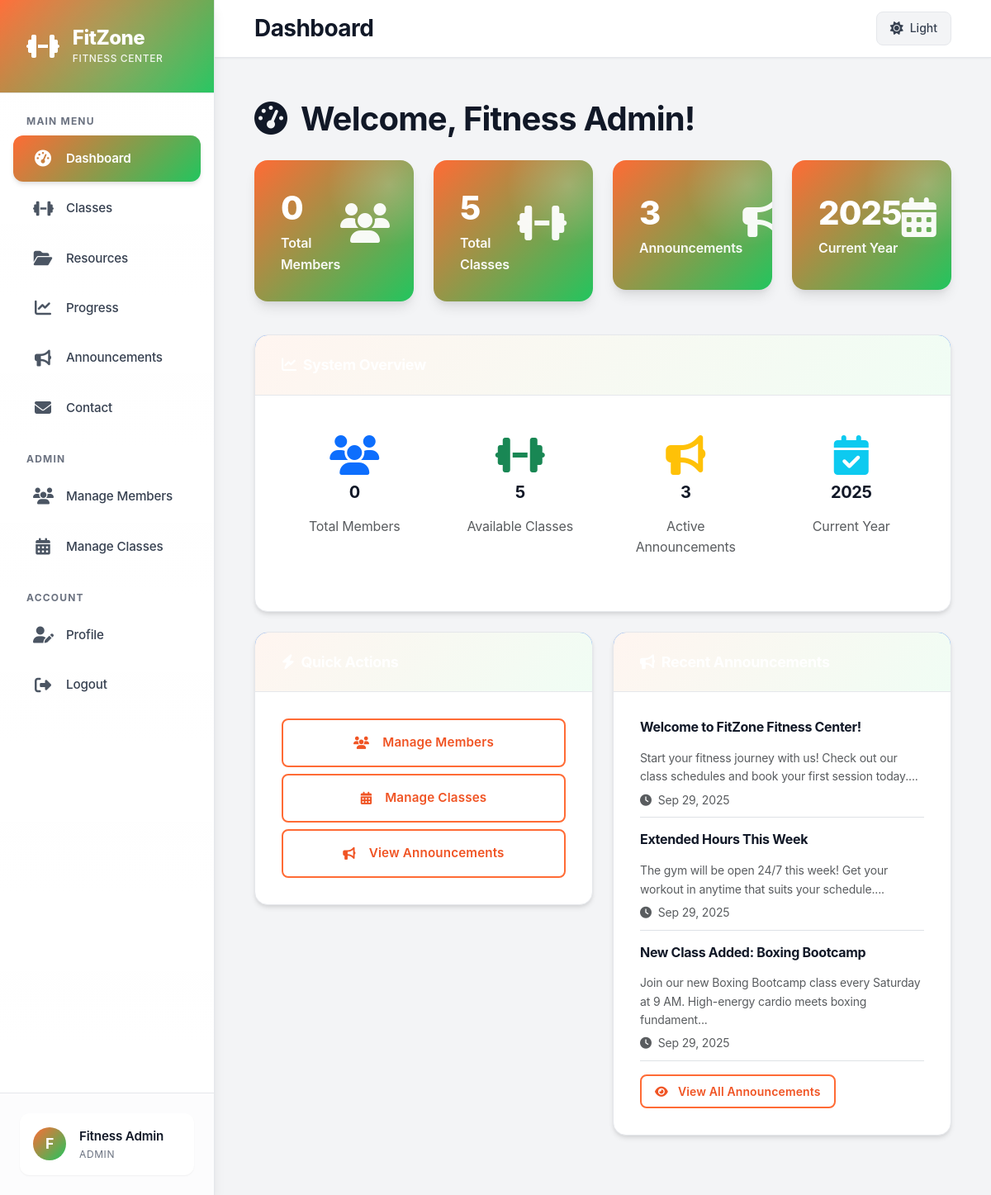
/dashboard.php (signed in), run on the app's committed database.
### tables this page shows
CREATE TABLE IF NOT EXISTS announcements (
    id INT AUTO_INCREMENT PRIMARY KEY,
    title VARCHAR(255) NOT NULL,
    content TEXT NOT NULL,
    created_at DATETIME DEFAULT CURRENT_TIMESTAMP
);

### db.php (called while the page is built, shortened)
<?php
function isAdmin() {
    return isset($_SESSION['role']) && $_SESSION['role'] === 'admin';
}
function sanitizeInput($input) {
    return htmlspecialchars(trim($input), ENT_QUOTES, 'UTF-8');
}
?>

### dashboard.php (the view, shortened to what this page needs)
<?php
require_once 'db.php';
require_once 'header.php';
try {
    $stmt = $pdo->prepare("SELECT COUNT(*) FROM users WHERE role = 'member'");
    $stmt->execute();
    $total_members = $stmt->fetchColumn();
    $stmt = $pdo->prepare("SELECT COUNT(*) FROM classes");
    $stmt->execute();
    $total_classes = $stmt->fetchColumn();
    $stmt = $pdo->prepare("SELECT COUNT(*) FROM announcements");
    $stmt->execute();
    $total_announcements = $stmt->fetchColumn();
    $stmt = $pdo->prepare("SELECT title, content, created_at FROM announcements ORDER BY created_at DESC LIMIT 5");
    $stmt->execute();
    $recent_announcements = $stmt->fetchAll();
} catch (PDOException $e) {
    $error_message = 'Database error occurred while loading dashboard.';
}
?>
<div class="row">
    <div class="col-12">
        <h1 class="mb-4">
            <i class="fas fa-tachometer-alt me-2"></i>
            Welcome, <?= sanitizeInput($_SESSION['name']) ?>!
        </h1>
    </div>
</div>
<div class="row mb-4 stagger-animation">
    <?php if (isAdmin()): ?>
        <div class="col-md-3 mb-3">
            <div class="stats-card">
                <div class="d-flex justify-content-between align-items-center">
                    <div>
                        <h3><?= $total_members ?></h3>
                        <p>Total Members</p>
                    </div>
                    <div class="card-icon">
                        <i class="fas fa-users"></i>
                    </div>
                </div>
            </div>
        </div>
        <div class="col-md-3 mb-3">
            <div class="stats-card">
                <div class="d-flex justify-content-between align-items-center">
                    <div>
                        <h3><?= $total_classes ?></h3>
                        <p>Total Classes</p>
                    </div>
                    <div class="card-icon">
                        <i class="fas fa-dumbbell"></i>
                    </div>
                </div>
            </div>
        </div>
        <div class="col-md-3 mb-3">
            <div class="stats-card">
                <div class="d-flex justify-content-between align-items-center">
                    <div>
                        <h3><?= $total_announcements ?></h3>
                        <p>Announcements</p>
                    </div>
                    <div class="card-icon">
                        <i class="fas fa-bullhorn"></i>
                    </div>
                </div>
            </div>
        </div>
        <div class="col-md-3 mb-3">
            <div class="stats-card">
                <div class="d-flex justify-content-between align-items-center">
                    <div>
                        <h3><?= date('Y') ?></h3>
                        <p>Current Year</p>
                    </div>
                    <div class="card-icon">
                        <i class="fas fa-calendar-alt"></i>
                    </div>
                </div>
            </div>
        </div>
    <?php endif; ?>
</div>
<?php if (isAdmin()): ?>
<div class="row mb-4">
    <div class="col-md-12">
        <div class="card">
            <div class="card-header bg-primary text-white">
                <h5 class="card-title mb-0">
                    <i class="fas fa-chart-line me-2"></i>System Overview
                </h5>
            </div>
            <div class="card-body">
                <div class="row text-center">
                    <div class="col-md-3">
                        <div class="p-3">
                            <i class="fas fa-users fa-3x text-primary mb-2"></i>
                            <h4><?= $total_members ?></h4>
                            <p class="text-muted">Total Members</p>
                        </div>
                    </div>
                    <div class="col-md-3">
                        <div class="p-3">
                            <i class="fas fa-dumbbell fa-3x text-success mb-2"></i>
                            <h4><?= $total_classes ?></h4>
                            <p class="text-muted">Available Classes</p>
                        </div>
                    </div>
                    <div class="col-md-3">
                        <div class="p-3">
                            <i class="fas fa-bullhorn fa-3x text-warning mb-2"></i>
                            <h4><?= $total_announcements ?></h4>
                            <p class="text-muted">Active Announcements</p>
                        </div>
                    </div>
                    <div class="col-md-3">
                        <div class="p-3">
                            <i class="fas fa-calendar-check fa-3x text-info mb-2"></i>
                            <h4><?= date('Y') ?></h4>
                            <p class="text-muted">Current Year</p>
                        </div>
                    </div>
                </div>
            </div>
        </div>
    </div>
</div>
<?php endif; ?>
<div class="row">
    <div class="col-md-6 mb-4">
        <div class="card">
            <div class="card-header bg-primary text-white">
                <h5 class="card-title mb-0">
                    <i class="fas fa-bolt me-2"></i>Quick Actions
                </h5>
            </div>
            <div class="card-body">
                <?php if (isAdmin()): ?>
                    <div class="d-grid gap-2">
                        <a href="admin_students.php" class="btn btn-outline-primary">
                            <i class="fas fa-users me-2"></i>Manage Members
                        </a>
                        <a href="admin_courses.php" class="btn btn-outline-primary">
                            <i class="fas fa-calendar-alt me-2"></i>Manage Classes
                        </a>
                        <a href="news.php" class="btn btn-outline-primary">
                            <i class="fas fa-bullhorn me-2"></i>View Announcements
                        </a>
                    </div>
                <?php endif; ?>
            </div>
        </div>
    </div>
    <div class="col-md-6 mb-4">
        <div class="card">
            <div class="card-header bg-primary text-white">
                <h5 class="card-title mb-0">
                    <i class="fas fa-bullhorn me-2"></i>Recent Announcements
                </h5>
            </div>
            <div class="card-body">
                <?php if (!empty($recent_announcements)): ?>
                    <?php foreach (array_slice($recent_announcements, 0, 3) as $announcement): ?>
                        <div class="mb-3 pb-2 border-bottom">
                            <h6 class="fw-bold"><?= sanitizeInput($announcement['title']) ?></h6>
                            <p class="text-muted small mb-1">
                                <?= substr(sanitizeInput($announcement['content']), 0, 100) ?>...
                            </p>
                            <small class="text-muted">
                                <i class="fas fa-clock me-1"></i>
                                <?= date('M j, Y', strtotime($announcement['created_at'])) ?>
                            </small>
                        </div>
                    <?php endforeach; ?>
                    <a href="news.php" class="btn btn-sm btn-outline-primary">
                        <i class="fas fa-eye me-1"></i>View All Announcements
                    </a>
                <?php else: ?>
                    <p class="text-muted">No announcements available.</p>
                <?php endif; ?>
            </div>
        </div>
    </div>
</div>
<?php require_once 'footer.php'; ?>

### data on the page
announcements: title "Welcome to FitZone Fitness Center!", content "Start your fitness journey with us! Check out our class schedules and book your first session today.", created_at "Sep 29, 2025"
announcements: title "Extended Hours This Week", content "The gym will be open 24/7 this week! Get your workout in anytime that suits your schedule.", created_at "Sep 29, 2025"
announcements: title "New Class Added: Boxing Bootcamp", content "Join our new Boxing Bootcamp class every Saturday at 9 AM. High-energy cardio meets boxing fundament", created_at "Sep 29, 2025"

### other printed values
substr($_SESSION['name'] ?? 'U', 0, 1) "F"
sanitizeInput($_SESSION['name'] ?? 'User') "Fitness Admin"
$page_title "Dashboard"
sanitizeInput($_SESSION['name']) "Fitness Admin"
$total_members "0"
$total_classes "5"
$total_announcements "3"
